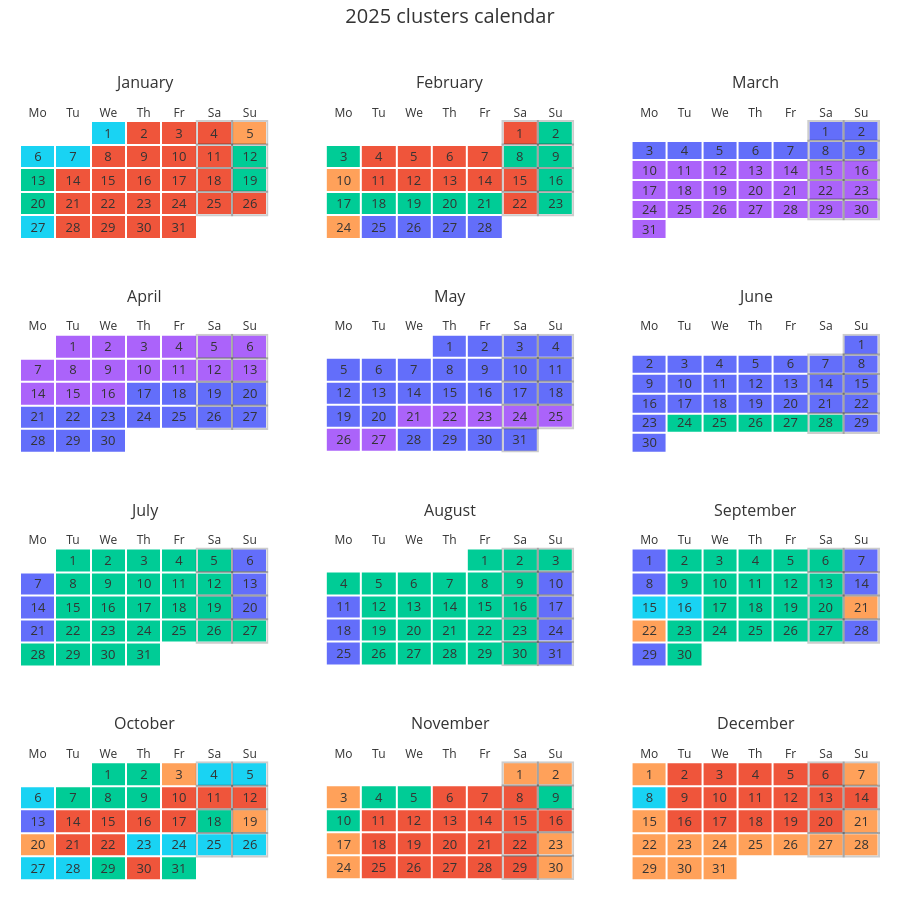

Notebook code for this chart:
### Markdown cell above
Build and display the calendar visualization.

### Code cell
fig = build_cluster_calendar_figure(
    processed_monthly_assignments, calendar_heatmaps, plotly_theme
)
fig.show()
